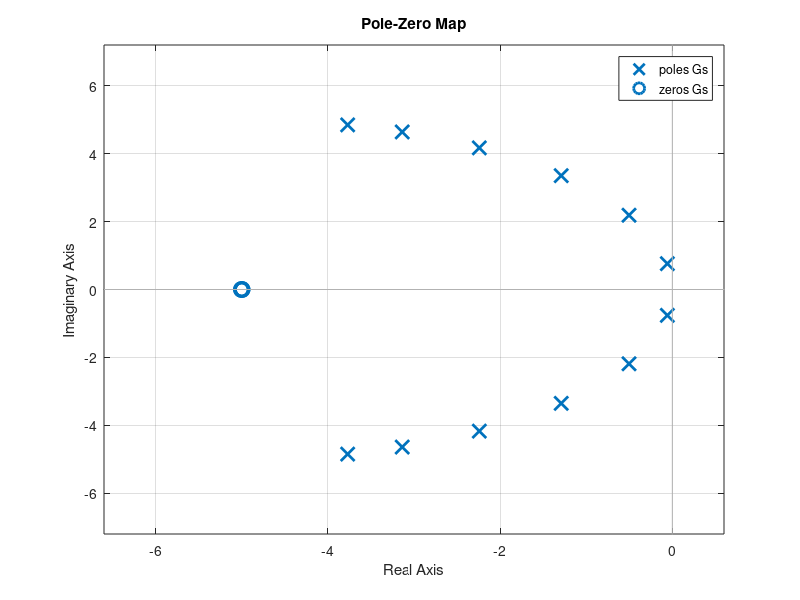

MATLAB code to generate this figure: (Note: this script raises an error after producing the figure.)
clear
close all
clc
warning off

%SYSTEM DEFINITION

L = 6;   % number of masses        
n = 2*L; %dimension (n of states)         
M = 1; % mass
k = 10; % spring constant
h = 2; %damping constant

%initialization of matrices
A = zeros(n);  %nxn  when n: n. of states
B = zeros(n,1); %n*m   when m: n. of inputs
C = zeros(1,n); %p*n   when p: n. of outputs
D = 0; %p*m (no u in y)

% position equations: z_dot = v
for j = 1:L
    A(2*j - 1, 2*j) = 1;
end

% velocity equations

% mass 1
A(2,1) = -2*k/M;
A(2,2) = -2*h/M;
A(2,3) =  k/M;
A(2,4) =  h/M;

% central masses (2->5)
for j = 2:L-1
    i = 2*j;
    A(i, i-3) =  k/M;
    A(i, i-2) =  h/M;
    A(i, i-1) = -2*k/M;
    A(i, i)   = -2*h/M;
    A(i, i+1) =  k/M;
    A(i, i+2) =  h/M;
end

% mass 6
A(12,9)  =  k/M;
A(12,10) =  h/M;
A(12,11) = -k/M;
A(12,12) = -h/M;
B(12) = 1/M;

% Output
C(1) = 1;  %where z1=1

% state-space sys
sys = ss(A, B, C, D);

%system's transfer function CONTINOUS TIME
Gs = tf(sys)
pzmap(Gs)
poles_G=pzmap(Gs)
zeros_G=tzero(Gs)

%system's transfer function DISCRETE TIME
Ts=0.1;  %sampling time
sys_d = c2d(sys, Ts);  
[Az, Bz, Cz, Dz] = ssdata(sys_d);
Gz = tf(sys_d);




%variables
tsim=15;
  % x0 = [9,0,9,0,9,0,9,0,9,0,9,0];
% x0 = [9,0,0,0,0,0,0,0,0,0,0,0];
 x0 = [3,0,3,0,3,0,3,0,3,0,3,0];

% input constraints
umin=-15;
umax=+15;

% states constraints
xmin = [-10; -Inf; -10; -Inf; -10; -Inf; -10; -Inf; -10; -Inf; -10; -Inf];
xmax = [ 10;  Inf;  10;  Inf;  10;  Inf;  10;  Inf;  10;  Inf;  10;  Inf];



%equilibrium 
Ybar=1;

%continous eq
Ubar_s=inv(dcgain(Gs))*Ybar;
Xbar_s = -A \ (B * Ubar_s);

%discrete eq
Ubar_z=inv(dcgain(Gz))*Ybar;
Xbar_z = (eye(12) - Az) \ (Bz * Ubar_z);


%point 1: LQ design

C_state=eye(12);
D_state=zeros(12, 1);

q = 10e-5; 
r = 10e-6;
Q_LQ = q * eye(12);   
Q_LQ(1,1) = 1 + q;
R_LQ = r;

K_s=lqr(A,B,Q_LQ,R_LQ);   %LQ continous
[K_z,Pr,E]=dlqr(Az,Bz,Q_LQ,R_LQ);  %LQ discrete
% S = Pr;
 S = zeros(n);


feedbackSystem = Az-Bz*K_z;  %stability check
poles_feedback=eig(feedbackSystem)

%point 2: MPC design

%%POINT 6

B_noise=[Bz ones(size(Bz,1),1)];
D_noise=[D_state zeros(size(D_state,1),1)];


power_vx=0.00001;
power_vy=0.000001;

% set Kalman filter parameters
QK=q* eye(12); % variance of v_x
RK=r;            % variance of v_y

 
NK=0;               % covariance v_x,v_y

x0K=1.5*x0;         %initial guess for x0

%POINT 7
point7;
R_tilde=R_LQ*100;
dQ=[q+1,repmat(q,1,11),q+1];
Q_tilde= diag(dQ);
QMPC=Q_tilde;
S_tilde=zeros(13);
num=size(Az,1);
A_tilde=[Az, zeros(num,1);
        -Cz*Az , 1];
B_tilde=[Bz; -Cz*Bz];
